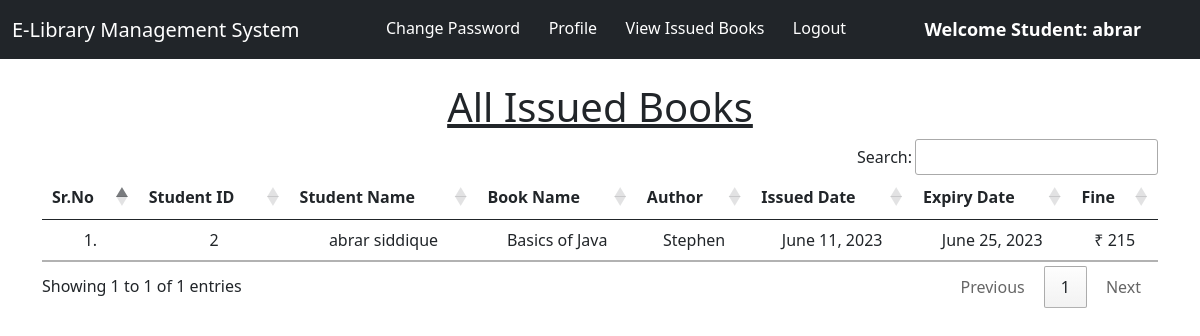
The page /student_issued_books/ (signed in) on the database its author committed.
### library/models.py (models this page shows, shortened)
class Book(models.Model):
    name = models.CharField(max_length=200)
    author = models.CharField(max_length=200)
    isbn = models.PositiveIntegerField()
    category = models.CharField(max_length=50)

class IssuedBook(models.Model):
    student_id = models.CharField(max_length=100, blank=True)
    isbn = models.CharField(max_length=13)
    issued_date = models.DateField(auto_now=True)
    expiry_date = models.DateField(default=expiry)

### library/views.py (the view)
# urls.py: path("student_issued_books/", views.student_issued_books, name="student_issued_books"),
@login_required(login_url = '/student_login')
def student_issued_books(request):
    student = Student.objects.filter(user_id=request.user.id)
    issuedBooks = IssuedBook.objects.filter(student_id=student[0].user_id)
    li1 = []
    li2 = []
    for i in issuedBooks:
        books = Book.objects.filter(isbn=i.isbn)
        for book in books:
            t=(request.user.id, request.user.get_full_name, book.name,book.author)
            li1.append(t)
        days=(date.today()-i.issued_date)
        d=days.days
        fine=0
        if d>15:
            day=d-14
            fine=day*5
        t=(issuedBooks[0].issued_date, issuedBooks[0].expiry_date, fine)
        li2.append(t)
    return render(request,'student_issued_books.html',{'li1':li1, 'li2':li2})

### library/templates/student_issued_books.html (shortened to what this page needs)
{% extends 'student_navbar.html' %}
{% load static %}
{% block body %}
<div class="container mt-4">
    <h1 class="text-center"><u>All Issued Books</u></h1>
    <table class="table table-hover" id="example">
        <thead>
            <tr class="text-center">
                <th>Sr.No</th>
                <th>Student ID</th>
                <th>Student Name</th>
                <th>Book Name</th>
                <th>Author</th>
                <th>Issued Date</th>
                <th>Expiry Date</th>
                <th>Fine</th>
            </tr>
        </thead>
        <tbody>
            {% for i in li1 %}
            <tr class="text-center">
                <td>{{forloop.counter}}.</td>
                <td>{{i.0}}</td>
                <td>{{i.1}}</td>
                <td>{{i.2}}</td>
                <td>{{i.3}}</td>
                {% endfor %}
                {% for i in li2 %}
                <td>{{i.0}}</td>
                <td>{{i.1}}</td>
                <td>₹ {{i.2}}</td>
            </tr>
            {% endfor %}
        </tbody>
    </table>
    </div>
{% endblock %}

### library/templates/student_navbar.html (shortened to what this page needs)
<!doctype html>
<html lang="en">
  <head>
    <link href="https://cdn.jsdelivr.net/npm/bootstrap@5.1.0/dist/css/bootstrap.min.css" rel="stylesheet">
    <link rel="stylesheet" href="https://cdn.datatables.net/1.10.25/css/jquery.dataTables.min.css">
    <link rel="stylesheet" href="https://cdn.datatables.net/buttons/1.7.1/css/buttons.dataTables.min.css">
  </head>
  <body>
    <nav class="navbar navbar-expand-lg navbar-dark bg-dark sticky-top">
        <div class="container-fluid">
          <a class="navbar-brand" href="#">E-Library Management System</a>
          <div class="collapse navbar-collapse" id="navbarSupportedContent">
            <ul class="navbar-nav me-auto mb-2 mb-lg-0">
              <li class="nav-item">
                <a class="nav-link active" aria-current="page" href="/change_password/">Change Password</a>
              </li>
              <li class="nav-item">
                <a class="nav-link active" aria-current="page" href="/profile/">Profile</a>
              </li>
              <li class="nav-item">
                <a class="nav-link active" aria-current="page" href="/student_issued_books/">View Issued Books</a>
              </li>
              <li class="nav-item">
                <a class="nav-link active" aria-current="page" href="/logout/">Logout</a>
              </li>
              <li class="nav-item">
                <a style="font-weight:600; font-family:'Segoe UI', Tahoma, Geneva, Verdana, sans-serif; font-size: large;" class="nav-link active" href="#">Welcome Student: {{request.user}}</a>
              </li>
            </ul>
          </div>
        </div>
      </nav>
      {% block body %}
      {% endblock %}
  </body>
</html>

### rows shown on the page
Book: name "Basics of Java", author "Stephen"
IssuedBook: issued_date "June 11, 2023", expiry_date "June 25, 2023"

### other values the page prints
{{ request.user }} "abrar"
{{ i.0 }} "2"
{{ i.1 }} "abrar siddique"
{{ i.2 }} "215"
